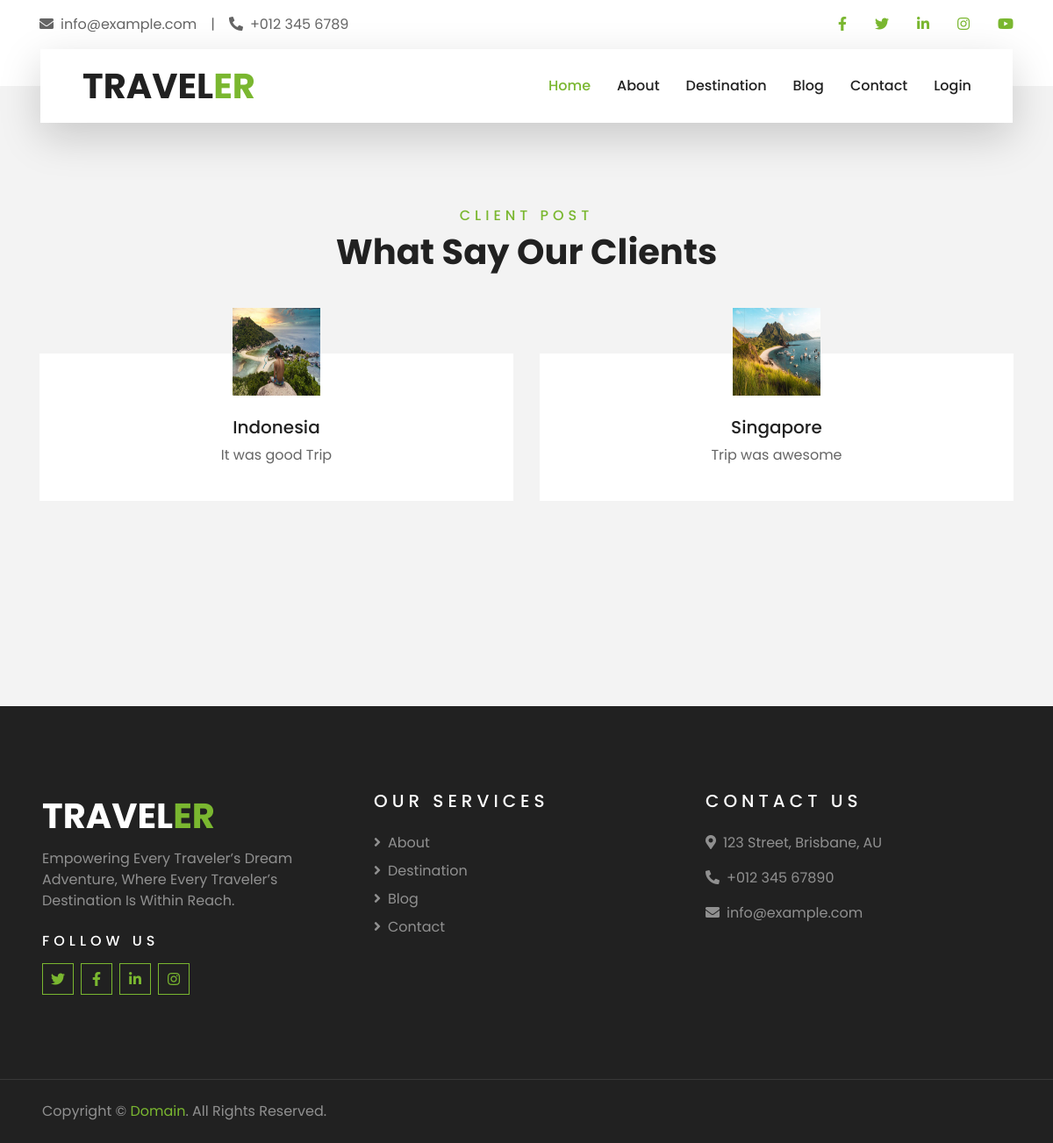
The app's page /post.php with its own data.
### tables this page shows
CREATE TABLE `trippost` (
  `ID` int(11) NOT NULL,
  `user_id` int(11) NOT NULL,
  `post_title` varchar(120) NOT NULL,
  `post_detail` text NOT NULL,
  `image` varchar(200) NOT NULL
);

### post.php (the view, shortened to what this page needs)
<?php include "header.php" ?>
    <div class="container-fluid py-5">
        <div class="container py-5">
            <div class="text-center mb-3 pb-3">
                <h6 class="text-primary text-uppercase" style="letter-spacing: 5px;">Client Post</h6>
                <h1>What Say Our Clients</h1>
            </div>
            <div class="row">
                <?php
                    $sql="select * from trippost";
                    $result=mysqli_query($conn, $sql);
                    if (mysqli_num_rows($result) > 0) {
                        while($row = mysqli_fetch_assoc($result)){
                ?>
                <div class="col-lg-6 col-md-6 mb-4 text-center pb-4">
                    <img class="img-fluid mx-auto" src="<?php echo $row["image"]; ?>" style="width: 100px; height: 100px;" >
                    <div class="testimonial-text bg-white p-4 mt-n5">
                        <h5 class="text-truncate mt-5"><?php echo $row["post_title"]; ?></h5>
                        <p ><?php echo $row["post_detail"]; ?>
                        </p>
                    </div>
                </div>
            <?php } }?>
            </div>
        </div>
    </div>
<?php include "footer.php" ?>

### records on screen
trippost: image (picture), post_title "Indonesia", post_detail "It was good Trip"
trippost: image (picture), post_title "Singapore", post_detail "Trip was awesome"
